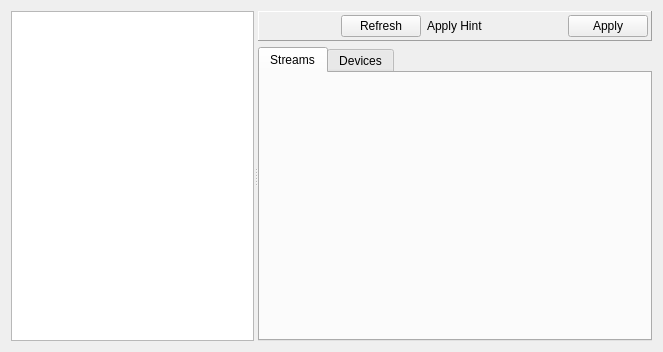
<?xml version="1.0" encoding="UTF-8"?>
<ui version="4.0">
 <class>PortsWindow</class>
 <widget class="QWidget" name="PortsWindow">
  <property name="geometry">
   <rect>
    <x>0</x>
    <y>0</y>
    <width>663</width>
    <height>352</height>
   </rect>
  </property>
  <property name="windowTitle">
   <string>Form</string>
  </property>
  <layout class="QGridLayout">
   <item row="0" column="0">
    <widget class="QSplitter" name="splitter">
     <property name="orientation">
      <enum>Qt::Horizontal</enum>
     </property>
     <property name="childrenCollapsible">
      <bool>false</bool>
     </property>
     <widget class="XTreeView" name="tvPortList">
      <property name="sizePolicy">
       <sizepolicy hsizetype="Expanding" vsizetype="Expanding">
        <horstretch>1</horstretch>
        <verstretch>0</verstretch>
       </sizepolicy>
      </property>
      <property name="contextMenuPolicy">
       <enum>Qt::ActionsContextMenu</enum>
      </property>
      <property name="selectionMode">
       <enum>QAbstractItemView::SingleSelection</enum>
      </property>
     </widget>
     <widget class="QStackedWidget" name="swDetail">
      <property name="sizePolicy">
       <sizepolicy hsizetype="Preferred" vsizetype="Preferred">
        <horstretch>1</horstretch>
        <verstretch>0</verstretch>
       </sizepolicy>
      </property>
      <property name="currentIndex">
       <number>2</number>
      </property>
      <widget class="QWidget" name="blankPage">
       <layout class="QVBoxLayout" name="verticalLayout">
        <item>
         <widget class="QLabel" name="label">
          <property name="text">
           <string>&lt;p&gt;&lt;b&gt;Welcome to Ostinato!&lt;/b&gt;&lt;/p&gt;
&lt;p&gt;The port list on the left contains all the ports on which you can transmit packets.&lt;/p&gt;
&lt;p&gt;Ports belong to a port group. Make sure the Port Group has a &lt;img src=&quot;:/icons/bullet_green.png&quot;/&gt; next to it, then double click the port group to show or hide the ports in the port group.&lt;/p&gt;
&lt;p&gt;To generate packets, you need to create and configure packet streams. A stream is a sequence of one or more packets.&lt;/p&gt;
&lt;p&gt;To create a stream, select the port on which you want to send packets.&lt;/p&gt;
&lt;hr/&gt;
&lt;p&gt;Don't see the port that you want (or any ports at all) inside the port group? &lt;a href=&quot;https://jump.ostinato.org/noports&quot;&gt;Get Help!&lt;/a&gt;&lt;/p&gt;</string>
          </property>
          <property name="alignment">
           <set>Qt::AlignLeading|Qt::AlignLeft|Qt::AlignTop</set>
          </property>
          <property name="wordWrap">
           <bool>true</bool>
          </property>
          <property name="openExternalLinks">
           <bool>true</bool>
          </property>
         </widget>
        </item>
        <item>
         <spacer name="verticalSpacer">
          <property name="orientation">
           <enum>Qt::Vertical</enum>
          </property>
          <property name="sizeHint" stdset="0">
           <size>
            <width>20</width>
            <height>40</height>
           </size>
          </property>
         </spacer>
        </item>
       </layout>
      </widget>
      <widget class="QWidget" name="portGroupDetail">
       <layout class="QVBoxLayout" name="verticalLayout_2">
        <item>
         <widget class="QLabel" name="label_5">
          <property name="text">
           <string>&lt;p&gt;You have selected a port group in the port list on the left.&lt;/p&gt;
&lt;p&gt;You can transmit packets on any of the ports within the port group.&lt;/p&gt;
&lt;p&gt;Make sure the port group has a &lt;img src=&quot;:/icons/bullet_green.png&quot;/&gt; next to it and then double click the port group to show or hide the ports in the port group.&lt;/p&gt;
&lt;p&gt;To generate packets, you need to create and configure packet streams. A stream is a sequence of one or more packets.&lt;/p&gt;
&lt;p&gt;To create a stream, select the port on which you want to send packets. &lt;/p&gt;
&lt;hr/&gt;
&lt;p&gt;Don't see the port that you want (or any ports at all) inside the port group? &lt;a href=&quot;https://jump.ostinato.org/noports&quot;&gt;Get Help!&lt;/a&gt;&lt;/p&gt;</string>
          </property>
          <property name="alignment">
           <set>Qt::AlignLeading|Qt::AlignLeft|Qt::AlignTop</set>
          </property>
          <property name="wordWrap">
           <bool>true</bool>
          </property>
          <property name="openExternalLinks">
           <bool>true</bool>
          </property>
         </widget>
        </item>
        <item>
         <spacer name="verticalSpacer_2">
          <property name="orientation">
           <enum>Qt::Vertical</enum>
          </property>
          <property name="sizeHint" stdset="0">
           <size>
            <width>20</width>
            <height>177</height>
           </size>
          </property>
         </spacer>
        </item>
       </layout>
      </widget>
      <widget class="QWidget" name="portDetail">
       <layout class="QVBoxLayout">
        <property name="leftMargin">
         <number>0</number>
        </property>
        <property name="topMargin">
         <number>0</number>
        </property>
        <property name="rightMargin">
         <number>0</number>
        </property>
        <property name="bottomMargin">
         <number>0</number>
        </property>
        <item>
         <widget class="QFrame" name="frame">
          <property name="frameShape">
           <enum>QFrame::Panel</enum>
          </property>
          <property name="frameShadow">
           <enum>QFrame::Raised</enum>
          </property>
          <layout class="QHBoxLayout">
           <property name="leftMargin">
            <number>3</number>
           </property>
           <property name="topMargin">
            <number>3</number>
           </property>
           <property name="rightMargin">
            <number>3</number>
           </property>
           <property name="bottomMargin">
            <number>3</number>
           </property>
           <item>
            <spacer>
             <property name="orientation">
              <enum>Qt::Horizontal</enum>
             </property>
             <property name="sizeHint" stdset="0">
              <size>
               <width>40</width>
               <height>20</height>
              </size>
             </property>
            </spacer>
           </item>
           <item>
            <widget class="QPushButton" name="bpRefresh">
             <property name="text">
              <string>Refresh</string>
             </property>
            </widget>
           </item>
           <item>
            <widget class="QLabel" name="applyHint">
             <property name="text">
              <string>Apply Hint</string>
             </property>
            </widget>
           </item>
           <item>
            <spacer name="horizontalSpacer">
             <property name="orientation">
              <enum>Qt::Horizontal</enum>
             </property>
             <property name="sizeHint" stdset="0">
              <size>
               <width>40</width>
               <height>20</height>
              </size>
             </property>
            </spacer>
           </item>
           <item>
            <widget class="QPushButton" name="pbApply">
             <property name="text">
              <string>Apply</string>
             </property>
            </widget>
           </item>
          </layout>
         </widget>
        </item>
        <item>
         <widget class="QTabWidget" name="portConfig">
          <property name="currentIndex">
           <number>0</number>
          </property>
          <widget class="QWidget" name="streamsTab">
           <attribute name="title">
            <string>Streams</string>
           </attribute>
           <layout class="QVBoxLayout">
            <item>
             <widget class="PortWidget" name="portWidget" native="true"/>
            </item>
            <item>
             <widget class="StreamsWidget" name="streamsWidget" native="true"/>
            </item>
           </layout>
          </widget>
          <widget class="QWidget" name="devicesTab">
           <attribute name="title">
            <string>Devices</string>
           </attribute>
           <layout class="QVBoxLayout">
            <item>
             <widget class="DevicesWidget" name="devicesWidget" native="true"/>
            </item>
           </layout>
          </widget>
         </widget>
        </item>
       </layout>
      </widget>
     </widget>
    </widget>
   </item>
  </layout>
  <action name="actionNew_Port_Group">
   <property name="icon">
    <iconset resource="ostinato.qrc">
     <normaloff>:/icons/portgroup_add.png</normaloff>:/icons/portgroup_add.png</iconset>
   </property>
   <property name="text">
    <string>New Port Group</string>
   </property>
  </action>
  <action name="actionDelete_Port_Group">
   <property name="icon">
    <iconset resource="ostinato.qrc">
     <normaloff>:/icons/portgroup_delete.png</normaloff>:/icons/portgroup_delete.png</iconset>
   </property>
   <property name="text">
    <string>Delete Port Group</string>
   </property>
  </action>
  <action name="actionConnect_Port_Group">
   <property name="icon">
    <iconset resource="ostinato.qrc">
     <normaloff>:/icons/portgroup_connect.png</normaloff>:/icons/portgroup_connect.png</iconset>
   </property>
   <property name="text">
    <string>Connect Port Group</string>
   </property>
  </action>
  <action name="actionDisconnect_Port_Group">
   <property name="icon">
    <iconset resource="ostinato.qrc">
     <normaloff>:/icons/portgroup_disconnect.png</normaloff>:/icons/portgroup_disconnect.png</iconset>
   </property>
   <property name="text">
    <string>Disconnect Port Group</string>
   </property>
  </action>
  <action name="actionExclusive_Control">
   <property name="checkable">
    <bool>true</bool>
   </property>
   <property name="text">
    <string>Exclusive Port Control (EXPERIMENTAL)</string>
   </property>
  </action>
  <action name="actionPort_Configuration">
   <property name="text">
    <string>Port Configuration ...</string>
   </property>
  </action>
 </widget>
 <customwidgets>
  <customwidget>
   <class>DevicesWidget</class>
   <extends>QWidget</extends>
   <header>deviceswidget.h</header>
   <container>1</container>
  </customwidget>
  <customwidget>
   <class>XTreeView</class>
   <extends>QTreeView</extends>
   <header>xtreeview.h</header>
  </customwidget>
  <customwidget>
   <class>StreamsWidget</class>
   <extends>QWidget</extends>
   <header>streamswidget.h</header>
   <container>1</container>
  </customwidget>
  <customwidget>
   <class>PortWidget</class>
   <extends>QWidget</extends>
   <header>portwidget.h</header>
   <container>1</container>
  </customwidget>
 </customwidgets>
 <resources>
  <include location="ostinato.qrc"/>
 </resources>
 <connections/>
</ui>
